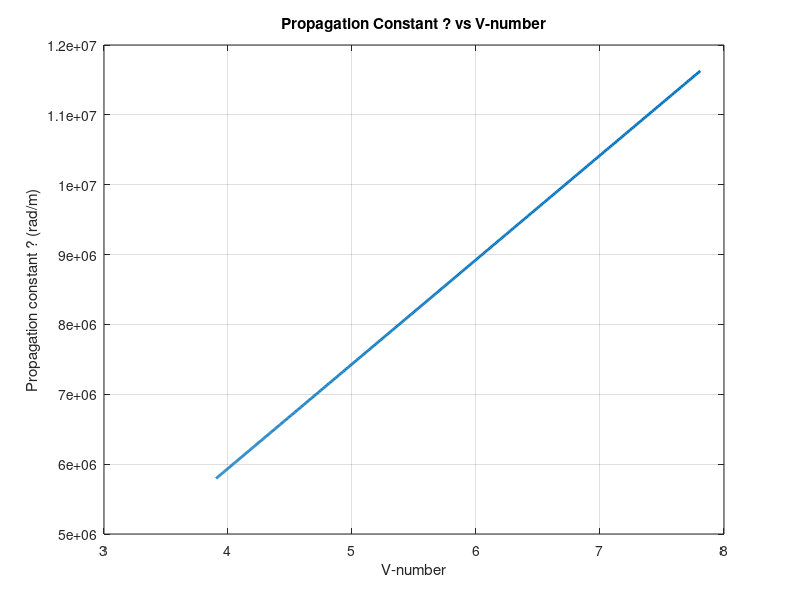
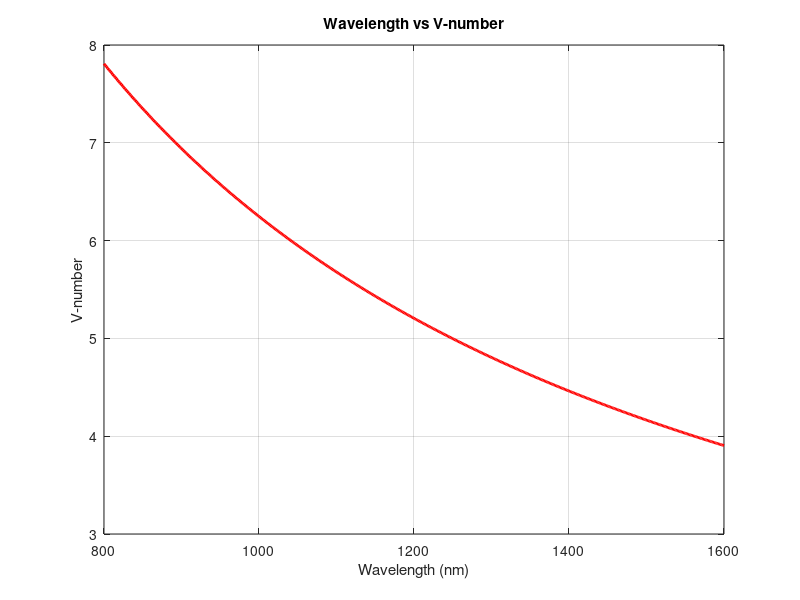

The MATLAB source for these figures, in order:
clc;
clear;
close all;
% --- Fiber Parameters ---
n1 = 1.48;          % Core refractive index
n2 = 1.46;          % Cladding refractive index
a = 4.1e-6;         % Core radius (in meters)
lambda = linspace(0.8e-6, 1.6e-6, 500);  % Wavelength range in meters
c = 3e8;            % Speed of light (m/s)
% --- (a) Calculations ---
% Numerical Aperture (NA)
NA = sqrt(n1^2 - n2^2);
% V-number for each wavelength
V = (2 * pi * a ./ lambda) * NA;
% --- CORRECTED Propagation constant ? calculation ---
% 1. First, find the normalized propagation constant 'b' for the LP01 mode.
%    The Gloge formula is a standard and accurate approximation.
b = (1.1428 - 0.996./V).^2;
b(V <= 1.5) = 0; % Gloge formula is valid for V > 1.5
% 2. Now, calculate the correct, wavelength-dependent 'neff' using b.
neff = sqrt(n2^2 + b .* (n1^2 - n2^2));
% 3. Finally, calculate the correct 'beta'.
beta = (2 * pi ./ lambda) .* neff;
% --- End of correction ---
% Cutoff V-number for the fundamental mode (LP11 cutoff)
V_cutoff = 2.405;
% Cutoff wavelength (?c) for single mode operation
lambda_c = (2 * pi * a * NA) / V_cutoff;
% Display Results
fprintf('Numerical Aperture (NA): %.4f\n', NA);
fprintf('Cutoff Wavelength (?c): %.4e meters (%.1f nm)\n\n', lambda_c, lambda_c*1e9);
% Display Table of Sample Values
fprintf('  Wavelength(nm)      V-number      Propagation Constant ? (rad/m)\n');
fprintf('-------------------------------------------------------------------\n');
for i = 1:50:length(lambda) % Print every 50th value to limit output
    fprintf('%10.2f           %8.4f         %15.4e\n', lambda(i)*1e9, V(i), beta(i));
end
% --- (b) Plot: Propagation Constant (?) vs V-number ---
figure;
plot(V, beta, 'LineWidth', 2);
xlabel('V-number');
ylabel('Propagation constant ? (rad/m)');
title('Propagation Constant ? vs V-number');
grid on;
% --- (c) Plot: Wavelength (?) vs V-number ---
figure;
plot(lambda * 1e9, V, 'LineWidth', 2, 'Color', 'r');  % ? in nm
xlabel('Wavelength (nm)');
ylabel('V-number');
title('Wavelength vs V-number');
grid on;